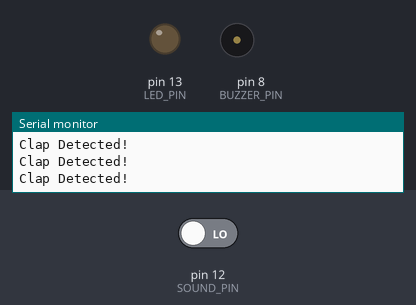
The sketch below on a simulated Arduino Uno, built with avr-gcc and run on an emulated ATmega328P. On the bench: output pins drawn as LEDs (lit = HIGH), buzzer (waves = sounding), the last lines printed to the serial monitor. The inputs (shaded band) are chosen by the test bench; at power-on: pin 12 (SOUND_PIN) LOW.

Above: at 1.4 s.
1.5 s: pin 12 (SOUND_PIN) driven HIGH
At 1.65 s:
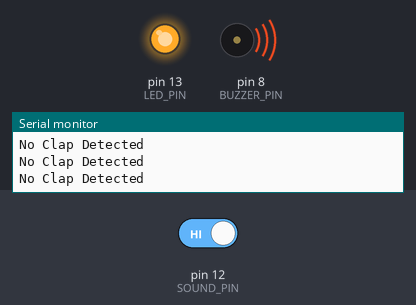
At 2.89 s:
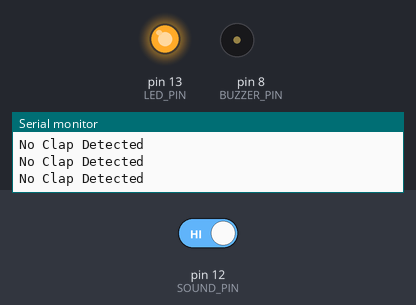
4.5 s: pin 12 (SOUND_PIN) driven LOW
At 5.7 s:
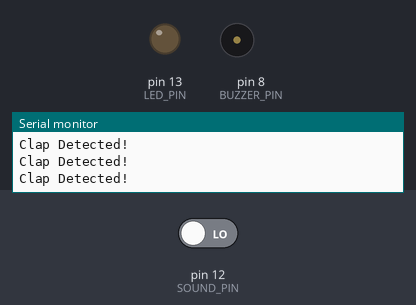
Timing chart, 0 to 7.5 s (numbered marks = the images above; inputs shaded):
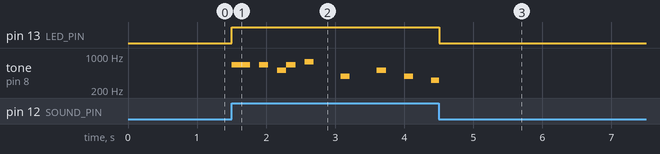

Measured:
- after the input at 1.5 s, pin 13 (LED_PIN): LOW → HIGH at once; tone on pin 8 (BUZZER_PIN): plays 660 Hz for 0.27 s, 660 Hz for 0.13 s, 510 Hz for 0.13 s, 660 Hz for 0.13 s, 770 Hz for 0.13 s, 380 Hz for 0.13 s … (9 notes in this stretch), starting at once
- after the input at 4.5 s, pin 13 (LED_PIN): HIGH → LOW at once; tone on pin 8 (BUZZER_PIN): goes on until 4.5 s, then stays silent

The sketch:

Sound_ClapSensor_MarioMelody.ino
```cpp
#define SOUND_PIN 12
#define LED_PIN 13
#define BUZZER_PIN 8

int melody[] = {
  660,660,0,660,0,510,660,0,770,0,0,0,380,
  0,0,0,510,0,0,380,0,0,320,0,0,440,0,480,
  450,430,0,380,660,760,860,700,760,660,520,
  580,480
};

int noteCount = sizeof(melody) / sizeof(melody[0]);
int currentNote = 0;
unsigned long lastNoteTime = 0;
int noteDuration = 120;

void setup() {
  pinMode(SOUND_PIN, INPUT);
  pinMode(LED_PIN, OUTPUT);
  pinMode(BUZZER_PIN, OUTPUT);

  Serial.begin(9600);
  Serial.println("System Started");
}

void loop() {

  int soundState = digitalRead(SOUND_PIN);

  if (soundState == HIGH) {   // Change to LOW if your sensor works opposite

    digitalWrite(LED_PIN, HIGH);

    if (millis() - lastNoteTime >= noteDuration) {

      if (melody[currentNote] > 0) {
        tone(BUZZER_PIN, melody[currentNote]);
      } else {
        noTone(BUZZER_PIN);
      }

      currentNote++;
      if (currentNote >= noteCount) {
        currentNote = 0;
      }

      lastNoteTime = millis();
    }

    Serial.println("No Clap Detected");

  } else {

    digitalWrite(LED_PIN, LOW);
    noTone(BUZZER_PIN);
    currentNote = 0;

    Serial.println("Clap Detected!");
    delay(300);
  }
}
```
